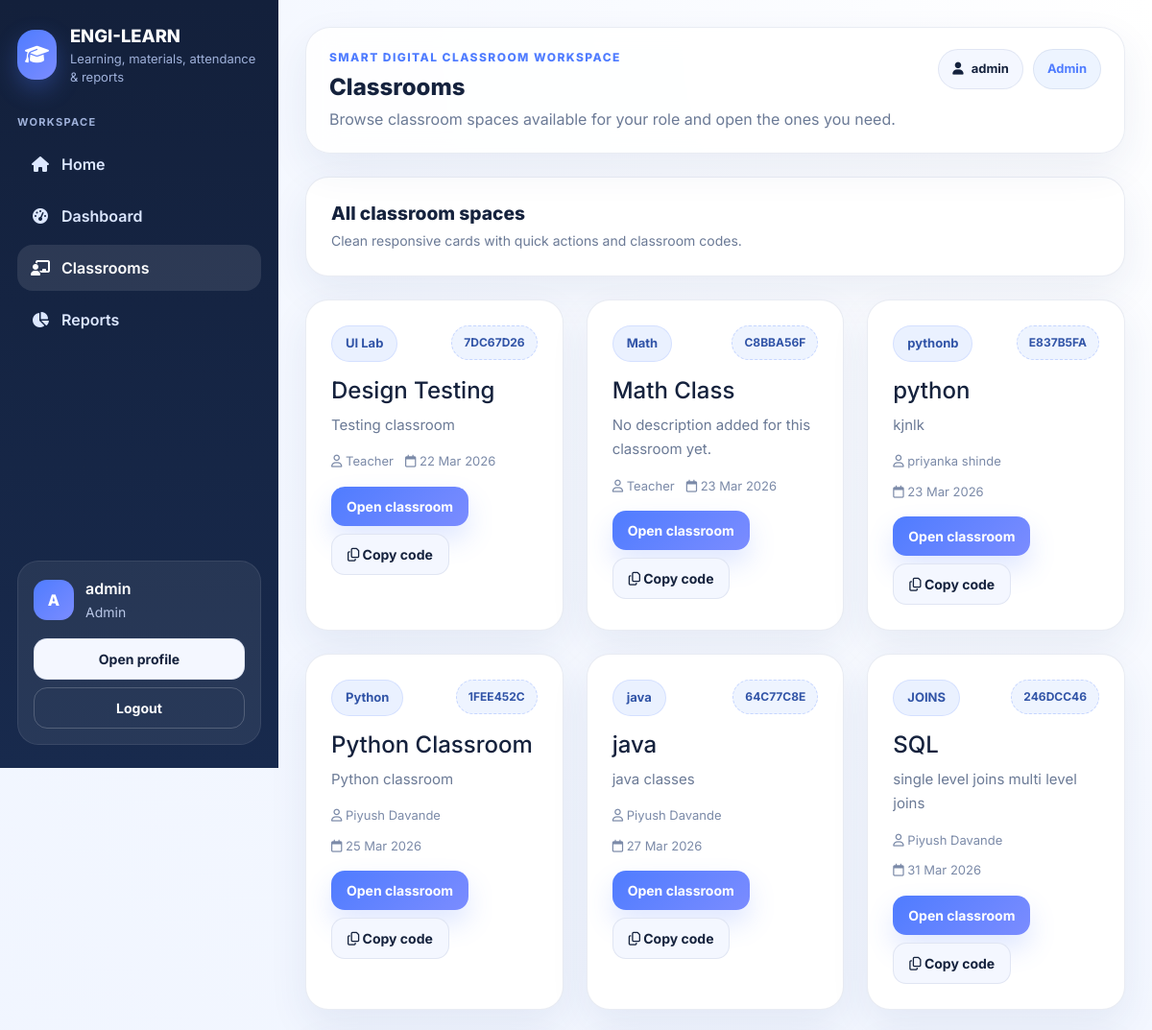
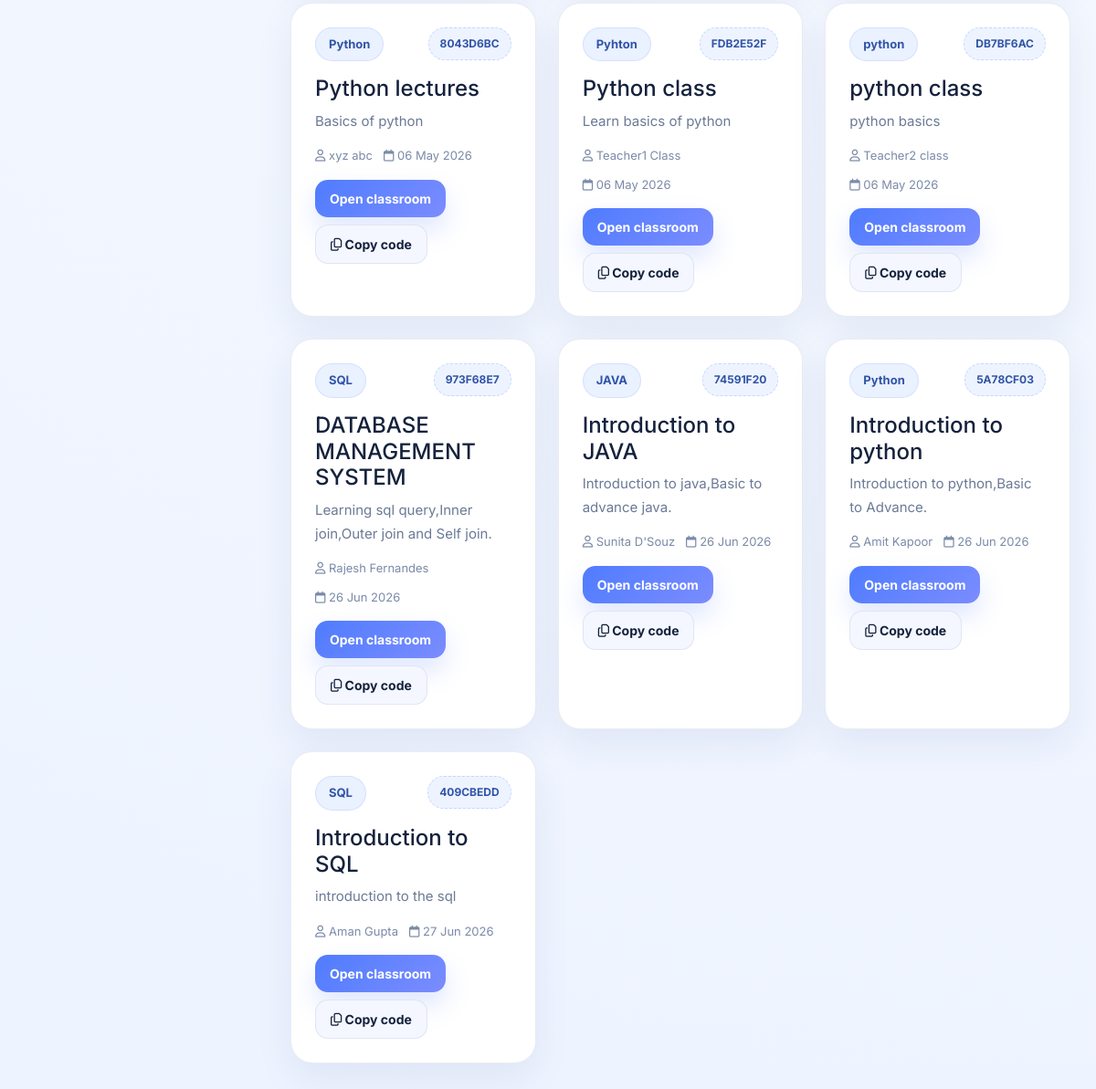
/classrooms/ (signed in), run on the app's committed database (2 pictures, top to bottom).
### core/models.py (models this page shows, shortened)
class Profile(models.Model):
    ROLE_CHOICES = (
        ('admin', 'Admin'),
        ('teacher', 'Teacher'),
        ('student', 'Student'),
    )
    user = models.OneToOneField(User, on_delete=models.CASCADE)
    role = models.CharField(max_length=20, choices=ROLE_CHOICES, default='student')
    phone = models.CharField(max_length=20, blank=True)
    bio = models.TextField(blank=True)

class Classroom(models.Model):
    teacher = models.ForeignKey(User, on_delete=models.CASCADE, related_name='teaching_classes')
    title = models.CharField(max_length=200)
    subject = models.CharField(max_length=200)
    description = models.TextField(blank=True)
    class_code = models.CharField(max_length=12, unique=True, blank=True)
    created_at = models.DateTimeField(auto_now_add=True)

### core/views.py (the view)
# urls.py: path('classrooms/', views.classroom_list, name='classroom_list'),
@login_required
def classroom_list(request):
    if request.user.profile.role == 'teacher':
        classrooms = Classroom.objects.filter(teacher=request.user)
    elif request.user.profile.role == 'student':
        classrooms = Classroom.objects.filter(enrollments__student=request.user).distinct()
    else:
        classrooms = Classroom.objects.all()
    return render(request, 'core/classroom_list.html', {'classrooms': classrooms})

### core/templates/core/classroom_list.html (shortened to what this page needs)
{% extends 'core/base.html' %}
{% block page_title %}Classrooms{% endblock %}
{% block page_subtitle %}Browse classroom spaces available for your role and open the ones you need.{% endblock %}
{% block content %}
<div class="section-surface mb-4">
    <div class="panel-header mb-0">
        <div>
            <h3>All classroom spaces</h3>
            <p>Clean responsive cards with quick actions and classroom codes.</p>
        </div>
    </div>
</div>
<div class="row g-4">
    {% for classroom in classrooms %}
    <div class="col-md-6 col-xl-4">
        <div class="surface-card h-100">
            <div class="d-flex flex-wrap justify-content-between gap-2 align-items-start mb-3">
                <span class="badge-soft info">{{ classroom.subject }}</span>
                <span class="class-code-badge">{{ classroom.class_code }}</span>
            </div>
            <h4 class="mb-2">{{ classroom.title }}</h4>
            <p class="card-muted mb-3">{{ classroom.description|default:'No description added for this classroom yet.'|truncatechars:120 }}</p>
            <div class="classroom-meta mb-3">
                <span><i class="fa-regular fa-user"></i> {{ classroom.teacher.get_full_name|default:classroom.teacher.username }}</span>
                <span><i class="fa-regular fa-calendar"></i> {{ classroom.created_at|date:"d M Y" }}</span>
            </div>
            <div class="d-flex gap-2 flex-wrap mt-auto">
                <a href="{% url 'classroom_detail' classroom.id %}" class="btn btn-gradient btn-sm">Open classroom</a>
                <button type="button" class="btn btn-soft btn-sm" data-copy-text="{{ classroom.class_code }}"><i class="fa-regular fa-copy"></i> Copy code</button>
            </div>
        </div>
    </div>
    {% empty %}<div class="col-12"><div class="empty-state-card"><div class="empty-icon"><i class="fa-solid fa-school"></i></div><h5>No classrooms found</h5><p>No classrooms are available for this role yet.</p></div></div>{% endfor %}
</div>
{% endblock %}

### core/templates/core/base.html (shortened to what this page needs)
{% load static %}
<!DOCTYPE html>
<html lang="en">
<head>
    <link href="https://cdn.jsdelivr.net/npm/bootstrap@5.3.3/dist/css/bootstrap.min.css" rel="stylesheet">
    <link rel="stylesheet" href="https://cdnjs.cloudflare.com/ajax/libs/font-awesome/6.5.2/css/all.min.css">
    <link rel="stylesheet" href="{% static 'css/style.css' %}">
</head>
<body class="app-bg">
<div class="layout-shell">
    <aside class="sidebar-panel" id="sidebarPanel">
        <div>
            <a href="/" class="brand-link text-decoration-none">
                <div class="brand-logo"><i class="fa-solid fa-graduation-cap"></i></div>
                <div>
                    <div class="brand-title">ENGI-LEARN</div>
                    <div class="brand-subtitle">Learning, materials, attendance & reports</div>
                </div>
            </a>
            <div class="sidebar-section-title">Workspace</div>
            <nav class="nav flex-column app-nav">
                <a class="nav-link {% if request.path == '/' %}active{% endif %}" href="/"><i class="fa-solid fa-house"></i><span>Home</span></a>
                {% if user.is_authenticated %}
                    <a class="nav-link {% if '/dashboard/' in request.path %}active{% endif %}" href="{% url 'dashboard' %}"><i class="fa-solid fa-gauge-high"></i><span>Dashboard</span></a>
                    <a class="nav-link {% if '/classrooms/' in request.path and '/create/' not in request.path and '/join/' not in request.path %}active{% endif %}" href="{% url 'classroom_list' %}"><i class="fa-solid fa-chalkboard-user"></i><span>Classrooms</span></a>
                    <a class="nav-link {% if '/reports/' in request.path %}active{% endif %}" href="{% url 'reports' %}"><i class="fa-solid fa-chart-pie"></i><span>Reports</span></a>
                {% endif %}
            </nav>
        </div>
        {% if user.is_authenticated %}
        <div class="sidebar-footer-card">
            <div class="sidebar-user-mini mb-3">
                <div class="avatar-chip">{{ user.first_name|default:user.username|first|upper }}</div>
                <div class="sidebar-user-meta">
                    <div class="fw-semibold">{{ user.get_full_name|default:user.username }}</div>
                    <small class="text-capitalize">{{ user.profile.role }}</small>
                </div>
            </div>
            <div class="d-grid gap-2">
                <a href="{% url 'profile' %}" class="btn btn-soft btn-sm">Open profile</a>
                <a href="{% url 'logout' %}" class="btn btn-outline-soft btn-sm">Logout</a>
            </div>
        </div>
        {% endif %}
    </aside>
    <main class="main-panel">
        <header class="topbar-panel">
            <div class="d-flex align-items-start gap-3 flex-grow-1">
                <div>
                    <div class="eyebrow">Smart digital classroom workspace</div>
                    <h1 class="page-title">{% block page_title %}SmartClass{% endblock %}</h1>
                    <div class="page-subtitle">{% block page_subtitle %}Manage classes, materials, assignments, quizzes, attendance, and reports in one polished dashboard.{% endblock %}</div>
                </div>
            </div>
            <div class="header-actions">
                {% if user.is_authenticated %}
                    <div class="header-chips">
                        <span class="header-chip"><i class="fa-solid fa-user"></i> {{ user.get_full_name|default:user.username }}</span>
                        <span class="header-chip role-chip text-capitalize">{{ user.profile.role }}</span>
                    </div>
                {% else %}
                    <a class="btn btn-soft" href="{% url 'login' %}">Login</a>
                    <a class="btn btn-gradient" href="{% url 'register' %}">Create account</a>
                {% endif %}
            </div>
        </header>
        {% block content %}{% endblock %}
    </main>
</div>
</body>
</html>

### data on the page
Classroom: subject "UI Lab", class_code "7DC67D26", title "Design Testing", description "Testing classroom", teacher.get_full_name "Teacher", created_at "22 Mar 2026"
Classroom: subject "Math", class_code "C8BBA56F", title "Math Class", description "No description added for this classroom yet.", teacher.get_full_name "Teacher", created_at "23 Mar 2026"
Classroom: subject "pythonb", class_code "E837B5FA", title "python", description "kjnlk", teacher.get_full_name "priyanka shinde", created_at "23 Mar 2026"
Classroom: subject "Python", class_code "1FEE452C", title "Python Classroom", description "Python classroom", teacher.get_full_name "Piyush Davande", created_at "25 Mar 2026"
Classroom: subject "java", class_code "64C77C8E", title "java", description "java classes", teacher.get_full_name "Piyush Davande", created_at "27 Mar 2026"
Classroom: subject "JOINS", class_code "246DCC46", title "SQL", description "single level joins multi level joins", teacher.get_full_name "Piyush Davande", created_at "31 Mar 2026"
Classroom: subject "Python", class_code "8043D6BC", title "Python lectures", description "Basics of python", teacher.get_full_name "xyz abc", created_at "06 May 2026"
Classroom: subject "Pyhton", class_code "FDB2E52F", title "Python class", description "Learn basics of python", teacher.get_full_name "Teacher1 Class", created_at "06 May 2026"
Classroom: subject "python", class_code "DB7BF6AC", title "python class", description "python basics", teacher.get_full_name "Teacher2 class", created_at "06 May 2026"
Classroom: subject "SQL", class_code "973F68E7", title "DATABASE MANAGEMENT SYSTEM", description "Learning sql query,Inner join,Outer join and Self join.", teacher.get_full_name "Rajesh Fernandes", created_at "26 Jun 2026"
Classroom: subject "JAVA", class_code "74591F20", title "Introduction to JAVA", description "Introduction to java,Basic to advance java.", teacher.get_full_name "Sunita D'Souz", created_at "26 Jun 2026"
Classroom: subject "Python", class_code "5A78CF03", title "Introduction to python", description "Introduction to python,Basic to Advance.", teacher.get_full_name "Amit Kapoor", created_at "26 Jun 2026"
Classroom: subject "SQL", class_code "409CBEDD", title "Introduction to SQL", description "introduction to the sql", teacher.get_full_name "Aman Gupta", created_at "27 Jun 2026"

### other printed values
{{ user.first_name|default:user.username|first|upper }} "A"
{{ user.get_full_name|default:user.username }} "admin"
{{ user.profile.role }} "Admin"
